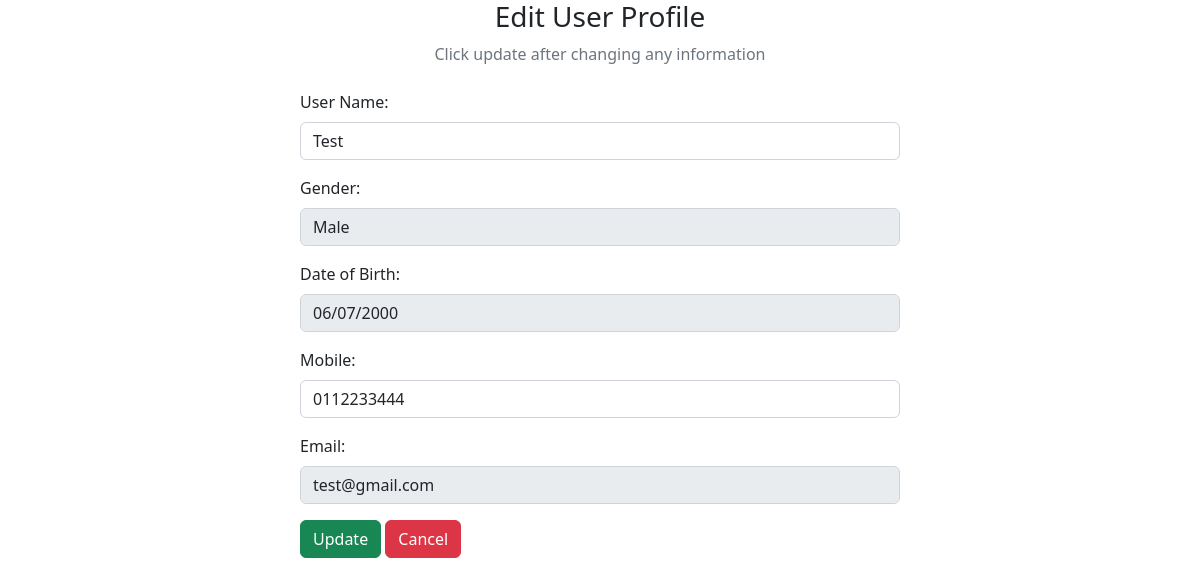
The app's page /admin/editUser.php?user_id=1 with its own data.
### tables this page shows
CREATE TABLE `user` (
  `user_id` int(11) NOT NULL,
  `username` varchar(50) NOT NULL,
  `gender` varchar(50) NOT NULL,
  `DOB` date NOT NULL,
  `mobile` varchar(12) NOT NULL,
  `email` varchar(50) NOT NULL,
  `password` varchar(255) NOT NULL
);

### admin/editUser.php (the view, shortened to what this page needs)
<?php
require('../include/database.php');
$id = $_GET["user_id"];
?>
<!DOCTYPE html>
<html lang="en">
<head>
  <link href="https://cdn.jsdelivr.net/npm/bootstrap@5.2.3/dist/css/bootstrap.min.css" rel="stylesheet">
  <link rel="stylesheet" href="https://cdnjs.cloudflare.com/ajax/libs/font-awesome/6.4.0/css/all.min.css" />
</head>
<body>
  <div class="container">
    <div class="text-center mb-4">
      <h3>Edit User Profile</h3>
      <p class="text-muted">Click update after changing any information</p>
    </div>
    <?php
    $sql = "SELECT * FROM `user` WHERE user_id = $id LIMIT 1";
    $result = mysqli_query($conn, $sql);
    $row = mysqli_fetch_assoc($result);
    ?>
    <div class="container d-flex justify-content-center">
      <form action="" method="post" style="width:50vw; min-width:300px;">
        <div class="row mb-3">
          <div class="col">
            <label class="form-label">User Name:</label>
            <input type="text" class="form-control" name="username" value="<?php echo $row['username'] ?>">
          </div>
        </div>
        <div class="mb-3">
          <label class="form-label">Gender:</label>
          <input type="text" class="form-control" name="gender" value="<?php echo $row['gender'] ?>" readonly>
        </div>
        <div class="mb-3">
          <label class="form-label">Date of Birth:</label>
          <input type="date" class="form-control" name="DOB" value="<?php echo $row['DOB'] ?>" readonly>
        </div>
        <div class="mb-3">
          <label class="form-label">Mobile:</label>
          <input type="mobile" class="form-control" name="mobile" value="<?php echo $row['mobile'] ?>">
        </div>
        <div class="mb-3">
          <label class="form-label">Email:</label>
          <input type="email" class="form-control" name="email" value="<?php echo $row['email'] ?>" readonly>
        </div>
        <div>
          <button type="submit" class="btn btn-success" name="submit">Update</button>
          <a href="manageUser.php" class="btn btn-danger">Cancel</a>
        </div>
      </form>
    </div>
  </div>
</body>
</html>

### admin/editUser.php (style rules this page uses)
input[readonly] { background-color: #e9ecef; cursor: not-allowed; }

### records on screen
user: username "Test", gender "Male", DOB "06/07/2000", mobile "0112233444", email "test@gmail.com"
